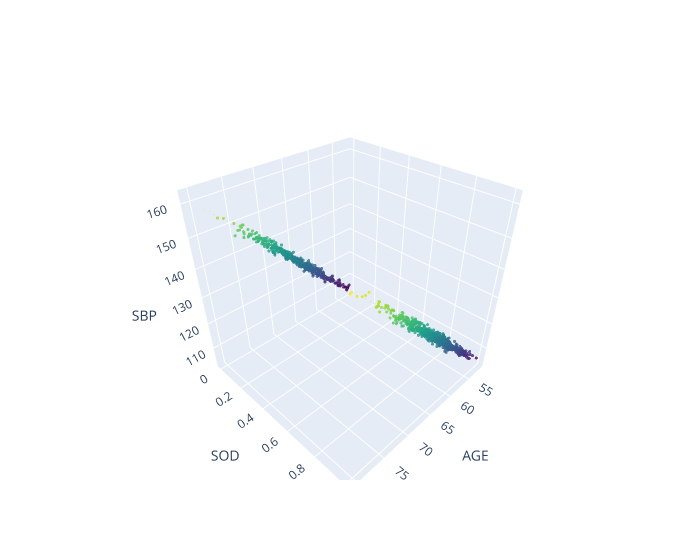

The code cell stored with this chart in its notebook:
### Markdown cell above
If we add AGE into the regression formula, the correlation coefficient for SOD is different. This coefficient represents the increase in SBP due to SOD **for each strata of AGE**, in average.

### Code cell
# Generate data
data = sample_data(size = 1000)
# Create base trace
trace = go.Scatter3d(
    x=data['AGE'],
    y=data['SOD'],
    z=data['SBP'],
    mode='markers',
    marker=dict(
        size=1.8,
        color=data['SBP'],
        colorscale='Viridis',
        opacity=0.8
    )
)
# Create regression plane
estimator = sm.OLS.from_formula("SBP ~ AGE + SOD", data).fit()
x = np.linspace(data['AGE'].min(), data['AGE'].max(), 5)
y = np.linspace(data['SOD'].min(), data['SOD'].max(), 2)
X, Y = np.meshgrid(x, y)
Z = np.zeros((2, 5))
for i in range(2):
    for j in range(5):
        Z[i][j] = estimator.predict({"AGE": x[j], "SOD": y[i]}).iloc[0]
plane = go.Surface(
    x=X,
    y=Y,
    z=Z,
    opacity=0.5,
    colorscale='Viridis',
    showscale=False
)
layout = go.Layout(
    scene=dict(
        xaxis=dict(title='AGE'),
        yaxis=dict(title='SOD'),
        zaxis=dict(title='SBP')
    )
)
# Create figure
fig = go.Figure(data=[trace, plane], layout = layout)
fig.update_layout(
    width = 7e2
)
# Show plot
fig.show()

### Figure 1 — Plotly figure (JSON) as saved in the notebook; plotly's stock layout.template omitted (floating-point values rounded to 4 significant figures; data arrays with more than 128 entries replaced by an {"elided": "..."} marker saying what was removed)
{"data": [{"marker": {"color": {"elided": "1000 float values"}, "colorscale": [[0.0, "#440154"], [0.1111, "#482878"], [0.2222, "#3e4989"], [0.3333, "#31688e"], [0.4444, "#26828e"], [0.5556, "#1f9e89"], [0.6667, "#35b779"], [0.7778, "#6ece58"], [0.8889, "#b5de2b"], [1.0, "#fde725"]], "opacity": 0.8, "size": 1.8}, "mode": "markers", "type": "scatter3d", "x": {"elided": "1000 float values"}, "y": {"elided": "1000 int values"}, "z": {"elided": "1000 float values"}}, {"colorscale": [[0.0, "#440154"], [0.1111, "#482878"], [0.2222, "#3e4989"], [0.3333, "#31688e"], [0.4444, "#26828e"], [0.5556, "#1f9e89"], [0.6667, "#35b779"], [0.7778, "#6ece58"], [0.8889, "#b5de2b"], [1.0, "#fde725"]], "opacity": 0.5, "showscale": false, "type": "surface", "x": [[51.94, 59.06, 66.17, 73.28, 80.39], [51.94, 59.06, 66.17, 73.28, 80.39]], "y": [[0.0, 0.0, 0.0, 0.0, 0.0], [1.0, 1.0, 1.0, 1.0, 1.0]], "z": [[103.7, 118.0, 132.3, 146.6, 160.9], [104.8, 119.1, 133.4, 147.7, 162.0]]}], "layout": {"scene": {"xaxis": {"title": {"text": "AGE"}}, "yaxis": {"title": {"text": "SOD"}}, "zaxis": {"title": {"text": "SBP"}}}, "width": 700.0}}
